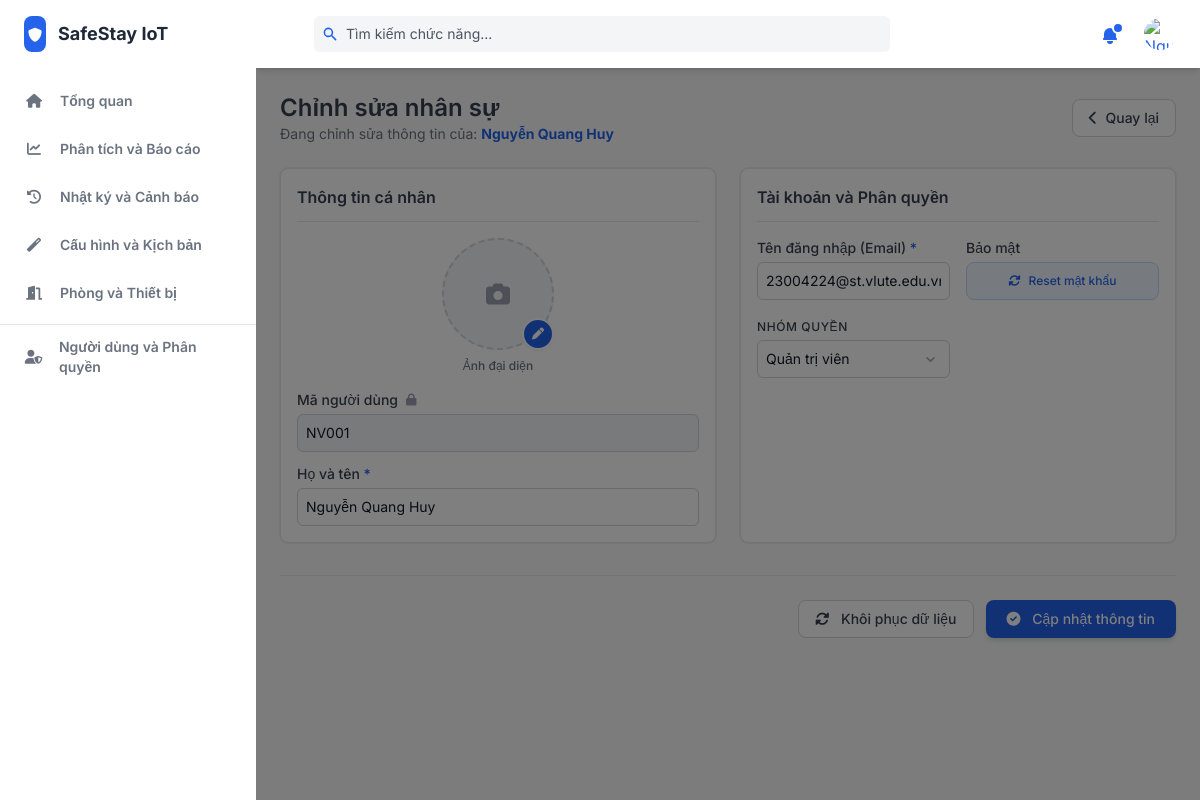
/index.php?page=nguoidung_sua&id=1 (signed in), run on the app's committed database.
### tables this page shows
CREATE TABLE `nguoidung` (
  `idNguoiDung` int(11) NOT NULL,
  `google_id` varchar(255) DEFAULT NULL,
  `maNguoiDung` varchar(20) NOT NULL,
  `tenDangNhap` varchar(50) NOT NULL,
  `matKhau` varchar(255) NOT NULL,
  `hoTen` varchar(100) DEFAULT NULL,
  `avatar` varchar(255) DEFAULT NULL,
  `idNhom` int(11) DEFAULT NULL
);

CREATE TABLE `nhomnguoidung` (
  `idNhom` int(11) NOT NULL,
  `maNhom` varchar(20) NOT NULL,
  `tenNhom` varchar(50) NOT NULL,
  `moTa` varchar(255) DEFAULT NULL
);

### config/KetNoi.php (called while the page is built, shortened)
<?php
class KetNoi {
    private $host;
    private $user;
    private $pass;
    private $dbname;
    private $port;
    private $conn;
    public function __construct() {
        $this->host = getenv('DB_HOST') ?: '127.0.0.1';
        $this->user = getenv('DB_USER') ?: 'root';
        $this->pass = getenv('DB_PASS') ?: '';
        $this->dbname = getenv('DB_NAME') ?: 'QLNT';
        $this->port = getenv('DB_PORT') ?: 3306;
    }
    public function moKetNoi() {
        $this->conn = mysqli_init();
        mysqli_ssl_set($this->conn, NULL, NULL, NULL, NULL, NULL);
        $resolved = mysqli_real_connect(
            $this->conn,
            $this->host,
            $this->user,
            $this->pass,
            $this->dbname,
            $this->port,
            NULL,
        );
        $this->conn->set_charset("utf8mb4");
        $this->conn->query("SET time_zone = '+07:00'");
    }
    public function truyVan($sql, $params = []) {
        $stmt = $this->conn->prepare($sql);
        if (!empty($params)) {
            $types = str_repeat('s', count($params));
            $stmt->bind_param($types, ...$params);
        }
        $stmt->execute();
        return $stmt->get_result();
    }
}

### app/Controllers/NguoiDungController.php (called while the page is built, shortened)
<?php
class NguoiDungController{
    private $userService;
    private $nhomService;
    public function __construct()
    {
        $this-> userService = new UserService();
        $this-> nhomService = new NhomService();
    }
    public function layThongTinSua($id) {
        $user = $this->userService->getUserById($id);
        $danhSachNhom = $this->nhomService->hienThiDSNhom();
        return [
            'user' => $user,
            'danhSachNhom' => $danhSachNhom
        ];
    }
}
?>

### app/Services/UserService.php (called while the page is built, shortened)
<?php
class UserService{
    private $userRepo;
    public function __construct(){
        $this->userRepo = new UserRepository();
    }
    public function getUserById($id) {
        $user = $this->userRepo->timUserTheoId($id);
        if ($user && isset($user->idNhom)) {
            $user->permissions = $this->userRepo->getPermissions($user->idNhom);
        }
        return $user;
    }
}
?>

### app/Repositories/UserRepository.php (called while the page is built, shortened)
<?php
class UserRepository {
    private $db;
    public function __construct() {
        $this->db = new KetNoi();
    }
    public function getPermissions($idNhom) {
        $sql = "SELECT q.maQuyen
                FROM quyen q
                JOIN nhomnguoidung_quyen nq ON q.idQuyen = nq.idQuyen
                WHERE nq.idNhom = ?";
        $result = $this->db->truyVan($sql, [$idNhom]);
        $permissions = [];
        while ($row = $result->fetch_assoc()) {
            $permissions[] = $row['maQuyen'];
        }
        return $permissions;
    }
    public function timUserTheoId($id) {
        $sql = "SELECT u.*, n.tenNhom as role_name
                FROM nguoidung u
                JOIN nhomnguoidung n ON u.idNhom = n.idNhom
                WHERE u.idNguoiDung = ?";
        $result = $this->db->truyVan($sql, [$id]);
        if ($result && $result->num_rows > 0) {
            $row = $result->fetch_assoc();
            return (object)$row;
        }
        return null;
    }
}

### app/Services/NhomService.php (called while the page is built, shortened)
<?php
class NhomService{
    private $nhomRepo;
    public function __construct()
    {
        $this->nhomRepo = new NhomRepository();
    }
    public function hienThiDSNhom(){
        $nhom = $this->nhomRepo->layTatCaNhom();
        return $nhom;
    }
}
?>

### app/Repositories/NhomRepository.php (called while the page is built, shortened)
<?php
class NhomRepository{
    private $db;
    public function __construct()
    {
        $this->db = new KetNoi();
    }
    public function layTatCaNhom(){
        $sql = "SELECT n.*, COUNT(u.idNguoiDung) AS soThanhVien
                FROM nhomnguoidung n
                LEFT JOIN nguoidung u ON u.idNhom = n.idNhom
                GROUP BY n.idNhom";
        $kq = $this->db->truyVan($sql);
        $nhom = [];
        if($kq && $kq->num_rows > 0){
            while ($row = $kq->fetch_assoc()){
                $nhom[] = (object)$row;
            }
        }
        return $nhom;
    }
}
?>

### views/users/user_chung/user_info.php (the view, shortened to what this page needs)
<div class="grid gap-6 mb-8 md:grid-cols-2">
    <div class="md:col-span-1">
        <div class="min-w-0 p-4 bg-white rounded-lg shadow-xs dark:bg-gray-800 border border-gray-200 dark:border-gray-700 h-full">
            <div class="flex items-center mb-4 pb-3 border-b border-gray-200 dark:border-gray-700">
                <h4 class="font-semibold text-gray-700 dark:text-gray-300">Thông tin cá nhân</h4>
            </div>
            <div class="space-y-4">
                <div class="flex flex-col gap-4 xl:flex-row xl:items-start">
                    <div class="text-center mx-auto xl:mx-0">
                        <div class="relative inline-block">
                            <div class="flex items-center justify-center w-28 h-28 bg-gray-100 rounded-full border-2 border-dashed border-gray-300 dark:bg-gray-700 dark:border-gray-600">
                                <i class="fas fa-camera text-2xl text-gray-400 dark:text-gray-500"></i>
                            </div>
                            <button type="button" class="absolute bottom-0 right-0 flex items-center justify-center w-8 h-8 text-white bg-blue-600 rounded-full border-2 border-white shadow-sm hover:bg-blue-700">
                                <i class="fas fa-pen text-xs"></i>
                            </button>
                        </div>
                        <div class="mt-2 text-xs font-medium text-gray-500 dark:text-gray-400">Ảnh đại diện</div>
                    </div>
                    <div class="flex-1 w-full space-y-3">
                        <label class="block text-sm">
                            <span class="text-gray-700 dark:text-gray-400 font-medium flex items-center">
                                Mã người dùng
                                <?php if (isset($user)): ?>
                                    <i class="fas fa-lock ml-2 text-gray-400 text-xs" title="Mã số cố định"></i>
                                <?php endif; ?>
                            </span>
                            <input type="text" name="maNguoiDung" id="maNguoiDung"
                                class="block w-full mt-1 text-sm <?= isset($user) ? 'bg-gray-100 cursor-not-allowed' : 'bg-white' ?> dark:bg-gray-700 dark:text-gray-300 form-input focus:border-blue-400"
                                value="<?= $user->maNguoiDung ?? '' ?>"
                                <?= isset($user) ? 'readonly' : 'placeholder="VD: NV001" requiblue' ?>>
                        </label>
                        <label class="block text-sm">
                            <span class="text-gray-700 dark:text-gray-400 font-medium">Họ và tên <span class="text-blue-600">*</span></span>
                            <input type="text" id="fullname" name="hoTen"
                                class="block w-full mt-1 text-sm dark:bg-gray-700 dark:text-gray-300 form-input focus:border-blue-400"
                                value="<?= $user->hoTen ?? '' ?>" requiblue>
                        </label>
                    </div>
                </div>
            </div>
        </div>
    </div>
    <div class="md:col-span-1">
        <div class="min-w-0 p-4 bg-white rounded-lg shadow-xs dark:bg-gray-800 border border-gray-200 dark:border-gray-700 h-full">
            <div class="flex items-center mb-4 pb-3 border-b border-gray-200 dark:border-gray-700">
                <h4 class="font-semibold text-gray-700 dark:text-gray-300">Tài khoản và Phân quyền</h4>
            </div>
            <div class="space-y-4">
                <div class="grid gap-4 md:grid-cols-2">
                    <label class="block text-sm">
                        <span class="text-gray-700 dark:text-gray-400 font-medium">Tên đăng nhập (Email) <span class="text-blue-600">*</span></span>
                        <input type="email" id="email" name="tenDangNhap"
                            class="block w-full mt-1 text-sm dark:bg-gray-700 dark:text-gray-300 form-input focus:border-blue-400"
                            value="<?= $user->tenDangNhap ?? '' ?>" requiblue>
                    </label>
                    <div class="block text-sm">
                        <span class="text-gray-700 dark:text-gray-400 font-medium flex items-center">
                            Bảo mật
                        </span>
                        <?php if (isset($user)): ?>
                            <button type="button"
                                    onclick="if(confirm('Reset mật khẩu về mặc định?')) window.location.href='index.php?page=users_reset_pass&id=<?= $user->idNguoiDung ?>'"
                                    class="flex items-center justify-center w-full px-4 mt-1 font-medium text-blue-600 bg-blue-50 border border-blue-200 rounded-lg h-[38px] text-xs hover:bg-blue-100 transition-colors">
                                <i class="fas fa-sync-alt mr-2 text-xs"></i> Reset mật khẩu
                            </button>
                        <?php endif; ?>
                    </div>
                </div>
                <div class="grid gap-4 md:grid-cols-2">
                    <label class="block text-sm">
                        <span class="text-gray-700 dark:text-gray-400 font-medium uppercase text-xs tracking-wider">Nhóm quyền</span>
                        <select id="role" name="idNhom" class="block w-full mt-1 text-sm dark:bg-gray-700 form-select focus:border-blue-400" requiblue>
                            <?php if (!empty($danhSachNhom)): ?>
                                <?php foreach ($danhSachNhom as $nhom): ?>
                                    <option value="<?= $nhom->idNhom ?>" <?= (isset($user) && $user->idNhom == $nhom->idNhom) ? 'selected' : '' ?>>
                                        <?= $nhom->tenNhom ?>
                                    </option>
                                <?php endforeach; ?>
                            <?php endif; ?>
                        </select>
                    </label>
                </div>
            </div>
        </div>
    </div>
</div>

### views/users/sua_user.php (shortened to what this page needs)
<div class="flex flex-col items-start justify-between w-full gap-4 my-6 sm:flex-row sm:items-center">
    <div>
        <h2 class="text-2xl font-semibold text-gray-700 dark:text-gray-200">
            Chỉnh sửa nhân sự
        </h2>
        <p class="text-sm text-gray-500 dark:text-gray-400">Đang chỉnh sửa thông tin của: <span class="font-bold text-blue-600"><?= $user->hoTen ?></span></p>
    </div>
    <a href="index.php?page=users"
       class="inline-flex items-center px-4 py-2 text-sm font-medium leading-5 text-gray-700 transition-colors duration-150 bg-white border border-gray-300 rounded-lg hover:text-gray-800 hover:border-gray-400 focus:outline-none focus:shadow-outline-blue dark:bg-gray-800 dark:text-gray-400 dark:border-gray-600 dark:hover:text-gray-300 dark:hover:border-gray-500">
        <i class="fas fa-chevron-left mr-2"></i> Quay lại
    </a>
</div>
<form id="userForm" action="index.php?page=users_xuly_sua" method="POST">
    <?php include 'user_chung/user_info.php'; ?>
    <div class="flex justify-end gap-3 mt-8 pt-6 border-t border-gray-200 dark:border-gray-700">
        <button type="button" onclick="window.location.reload()"
                class="px-4 py-2 text-sm font-medium leading-5 text-gray-700 transition-colors duration-150 bg-white border border-gray-300 rounded-lg hover:text-gray-800 hover:border-gray-400 focus:outline-none focus:shadow-outline-blue dark:bg-gray-800 dark:text-gray-400 dark:border-gray-600 dark:hover:text-gray-300 dark:hover:border-gray-500">
            <i class="fas fa-sync-alt mr-2"></i> Khôi phục dữ liệu
        </button>
        <button type="submit"
                class="px-5 py-2 text-sm font-medium leading-5 text-white transition-colors duration-150 bg-blue-600 border border-transparent rounded-lg hover:bg-blue-700 focus:outline-none focus:shadow-outline-blue shadow-md">
            <i class="fas fa-check-circle mr-2"></i> Cập nhật thông tin
        </button>
    </div>
</form>

### data on the page
nguoidung: hoTen "Nguyễn Quang Huy", maNguoiDung "NV001", tenDangNhap "23004224@st.vlute.edu.vn", idNhom "Quản trị viên"
